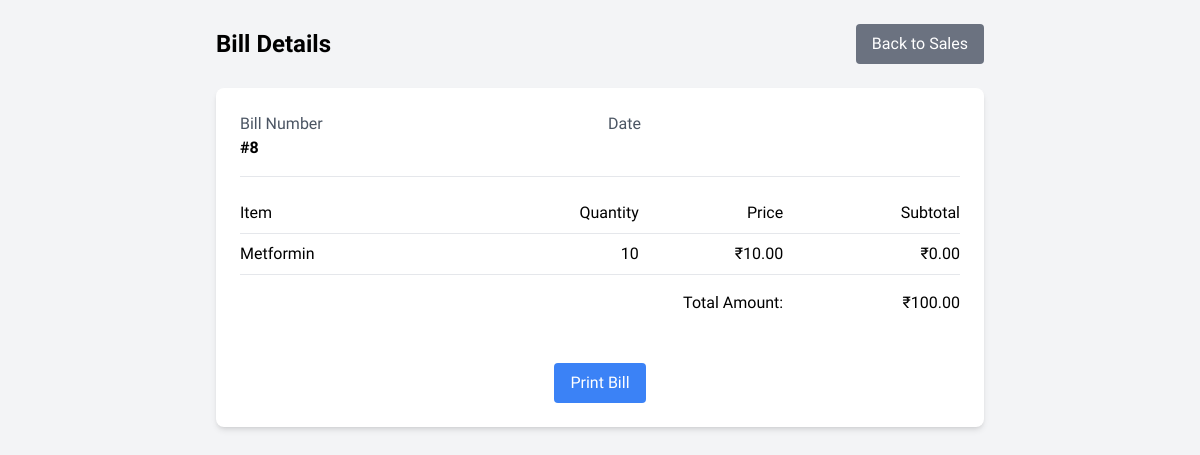
The app's page /pages/bill_details.php?id=8 (signed in) with its own data.
### tables this page shows
CREATE TABLE `bills` (
  `id` int(11) NOT NULL,
  `total_amount` decimal(10,2) NOT NULL,
  `bill_date` date NOT NULL,
  `customer_name` varchar(255) NOT NULL
);

CREATE TABLE `medicines` (
  `id` int(11) NOT NULL,
  `name` varchar(255) NOT NULL,
  `use` varchar(255) DEFAULT NULL,
  `selling_price` decimal(10,2) NOT NULL,
  `available_quantity` int(11) NOT NULL DEFAULT 0,
  `expiry_date` date DEFAULT NULL,
  `company_id` int(11) DEFAULT NULL,
  `disease_id` int(11) DEFAULT NULL
);

CREATE TABLE `sales` (
  `id` int(11) NOT NULL,
  `medicine_id` int(11) DEFAULT NULL,
  `quantity_sold` int(11) NOT NULL,
  `sale_price` decimal(10,2) NOT NULL,
  `sale_date` date NOT NULL
);

### classes/Sale.php (called while the page is built, shortened)
<?php
class Sale
{
    private $conn;
    public function __construct($db)
    {
        $this->conn = $db;
    }
    public function getBillDetails($bill_id)
    {
        $query = "SELECT b.id as bill_id, b.bill_date, b.total_amount, b.customer_name,
                         s.id as sale_id, s.quantity_sold as quantity, s.sale_price as price,
                         m.name as medicine_name, m.use as medicine_use
                  FROM bills b
                  JOIN bill_sales bs ON b.id = bs.bill_id
                  JOIN sales s ON bs.sale_id = s.id
                  JOIN medicines m ON s.medicine_id = m.id
                  WHERE b.id = ?";
        try {
            $stmt = $this->conn->prepare($query);
            $stmt->bind_param("i", $bill_id);
            if (!$stmt->execute()) {
                throw new Exception("Execute failed: " . $stmt->error);
            }
            $result = $stmt->get_result();
            $items = [];
            $bill_details = null;
            while ($row = $result->fetch_assoc()) {
                if ($bill_details === null) {
                    $bill_details = [
                        'bill_id' => $row['bill_id'],
                        'formatted_date' => date('M j, Y', strtotime($row['bill_date'])),
                        'total_amount' => $row['total_amount'],
                        'customer_name' => $row['customer_name'],
                        'items' => []
                    ];
                }
                $items[] = [
                    'medicine_name' => $row['medicine_name'],
                    'medicine_use' => $row['medicine_use'],
                    'quantity' => $row['quantity'],
                    'price' => $row['price']
                ];
            }
            $bill_details['items'] = $items;
            return $bill_details;
        } catch (Exception $e) {
            error_log("Error in getBillDetails: " . $e->getMessage());
            return null;
        }
    }
}

### pages/bill_details.php (the view, shortened to what this page needs)
<?php
require_once '../classes/Sale.php';
$database = new Database();
$db = $database->getConnection();
$sale = new Sale($db);
$bill_id = isset($_GET['id']) ? $_GET['id'] : null;
$bill_details = null;
$error = null;
if ($bill_id) {
    $bill_details = $sale->getBillDetails($bill_id);
}
?>
<!DOCTYPE html>
<html lang="en">
<head>
    <script src="https://cdn.tailwindcss.com"></script>
    <link href="/msms/assets/css/custom.css" rel="stylesheet">
</head>
<body class="bg-gray-100 p-6">
    <div class="container mx-auto max-w-3xl">
        <div class="flex justify-between items-center mb-6">
            <h1 class="text-2xl font-bold">Bill Details</h1>
            <a href="sales.php" class="bg-gray-500 text-white px-4 py-2 rounded hover:bg-gray-600">
                Back to Sales
            </a>
        </div>
        <?php if ($error): ?>
            <div class="bg-red-100 border border-red-400 text-red-700 px-4 py-3 rounded relative">
                <?php echo htmlspecialchars($error); ?>
            </div>
        <?php elseif ($bill_details): ?>
            <div class="bg-white rounded-lg shadow-md p-6">
                <div class="border-b pb-4 mb-4">
                    <div class="grid grid-cols-2 gap-4">
                        <div>
                            <p class="text-gray-600">Bill Number</p>
                            <p class="font-semibold">#<?php echo $bill_details['bill_id']; ?></p>
                        </div>
                        <div>
                            <p class="text-gray-600">Date</p>
                        </div>
                    </div>
                </div>
                <table class="w-full mb-4">
                    <thead>
                        <tr class="border-b">
                            <th class="text-left py-2">Item</th>
                            <th class="text-right py-2">Quantity</th>
                            <th class="text-right py-2">Price</th>
                            <th class="text-right py-2">Subtotal</th>
                        </tr>
                    </thead>
                    <tbody>
                        <?php foreach ($bill_details['items'] as $item): ?>
                            <tr class="border-b">
                                <td class="py-2"><?php echo htmlspecialchars($item['medicine_name']); ?></td>
                                <td class="text-right py-2"><?php echo $item['quantity']; ?></td>
                                <td class="text-right py-2">₹<?php echo number_format($item['price'], 2); ?></td>
                                <td class="text-right py-2">₹<?php echo number_format($item['subtotal'], 2); ?></td>
                            </tr>
                        <?php endforeach; ?>
                    </tbody>
                    <tfoot>
                        <tr class="font-bold">
                            <td colspan="3" class="text-right py-4">Total Amount:</td>
                            <td class="text-right py-4">₹<?php echo number_format($bill_details['total_amount'], 2); ?></td>
                        </tr>
                    </tfoot>
                </table>
                <div class="text-center mt-8">
                    <button onclick="window.print()" class="bg-blue-500 text-white px-4 py-2 rounded hover:bg-blue-600">
                        Print Bill
                    </button>
                </div>
            </div>
        <?php endif; ?>
    </div>
</body>
</html>

### assets/css/custom.css (style rules this page uses)
body { font-family: "Parkinsans", serif; }
* { padding: 0; margin: 0; font-weight: 500; }

### records on screen
bills: id "8", medicines.name "Metformin", sales.quantity_sold "10", sales.sale_price "10.00", subtotal "0.00", total_amount "100.00"
